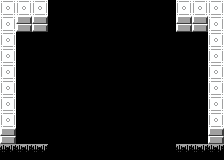

Rendered tile map (Tiled .tmx) drawn with the repository's tilesets; below, a short description and the full map source, tile grids included:
An orthogonal 14x10 tile map with 16x16 px tiles, 1 tile layer (Tile Layer 1).

<map version="1.9" tiledversion="1.9.0" orientation="orthogonal" renderorder="right-down" width="14" height="10" tilewidth="16" tileheight="16" infinite="0" nextlayerid="2" nextobjectid="1">
 <tileset firstgid="1" source="../room_tileset.tsx" />
 <layer id="1" name="Tile Layer 1" width="14" height="10">
  <data encoding="csv">
4,4,4,1,1,1,1,1,1,1,1,4,4,4,
4,3,3,1,1,1,1,1,1,1,1,3,3,4,
4,1,1,1,1,1,1,1,1,1,1,1,1,4,
4,1,1,1,1,1,1,1,1,1,1,1,1,4,
4,1,1,1,1,1,1,1,1,1,1,1,1,4,
4,1,1,1,1,1,1,1,1,1,1,1,1,4,
4,1,1,1,1,1,1,1,1,1,1,1,1,4,
4,1,1,1,1,1,1,1,1,1,1,1,1,4,
3,1,1,1,1,1,1,1,1,1,1,1,1,3,
5,5,5,1,1,1,1,1,1,1,1,5,5,5
</data>
 </layer>
</map>
